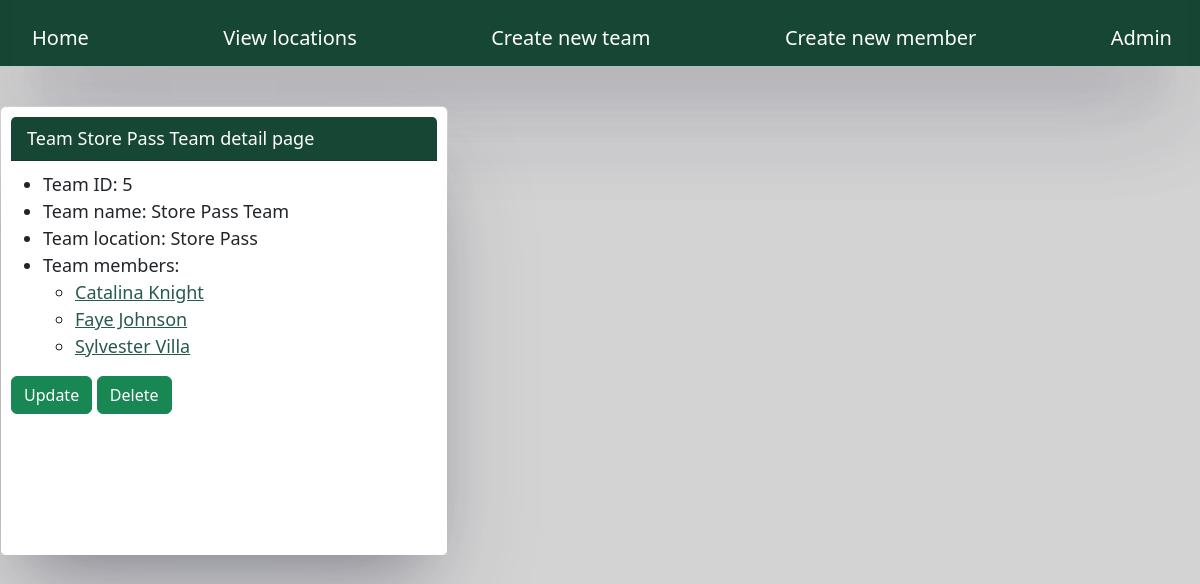
/team/detail/5, run on the app's committed database.
### team/models.py (models this page shows, shortened)
class Team(models.Model):
    name = models.CharField(max_length=30)
    location = models.ForeignKey(Location, on_delete=models.CASCADE)

### location/models.py (models this page shows)
class Location(models.Model):
    name = models.CharField(max_length=30)
    task = models.CharField(max_length=30, default="Database")
    def __str__(self):
        return self.name

### member/models.py (models this page shows, shortened)
class Member(models.Model):
    name = models.CharField(max_length=30)
    role = models.CharField(max_length=10, default="member") # Allows for auto set
    startDate = models.DateField(default = date.today(), verbose_name="Start date")
    location = models.ForeignKey(Location, on_delete=models.CASCADE)
    team = models.ForeignKey(Team, on_delete=models.CASCADE)

### team/views.py (the view)
# urls.py: path("detail/<int:id>", teamDetail, name="teamDetail"),
def teamDetail(request, id): # will have update and delete
    team = get_object_or_404(Team, pk=id)
    members = Member.objects.filter(team_id = id)
    if request.method == "POST":
        team.delete()
        return redirect("home")
    return render(request, "team/team-detail.html", {"team": team,
                                                      "members": members})

### team/templates/team/team-detail.html (shortened to what this page needs)
{% extends "base.html" %} {% block content%}
<div class="card text">
  <div class="card-text">
    <div class="card-header">Team {{team.name}} detail page</div>
    <ul>
      <li>Team ID: {{team.id}}</li>
      <li>Team name: {{team.name}}</li>
      <li>Team location: {{team.location}}</li>
      <li>
        Team members:
        <ul>
          {% for member in members %}
          <li>
            <a href="{% url 'memberDetail' member.id %}" style="color: #275950">
              {{ member.name }}
            </a>
          </li>
          {% endfor %}
        </ul>
      </li>
    </ul>
    <a href="{% url 'teamUpdate' team.id %}"
      ><button class="btn btn-success">Update</button></a
    >
    <a href="{% url 'teamDelete' team.id %}"
      ><button class="btn btn-success">Delete</button></a
    >
    {% endblock %}

### home/static/home/style.css (style rules this page uses)
body { font-size: 18px; }
.card { max-width: 28rem; }
.card-header { background-color: #164734; color: white; margin-bottom: 10px; }
.card-text { padding: 10px; height: 28rem; box-shadow: rgba(50, 50, 93, 0.25) 0px 50px 100px -20px, rgba(0, 0, 0, 0.3) 0px 30px 60px -30px; }
a { color: black; margin-left: 4%" }

### data on the page
Team: name "Store Pass Team", id "5", location "Store Pass"
Member: name "Catalina Knight"
Member: name "Faye Johnson"
Member: name "Sylvester Villa"
